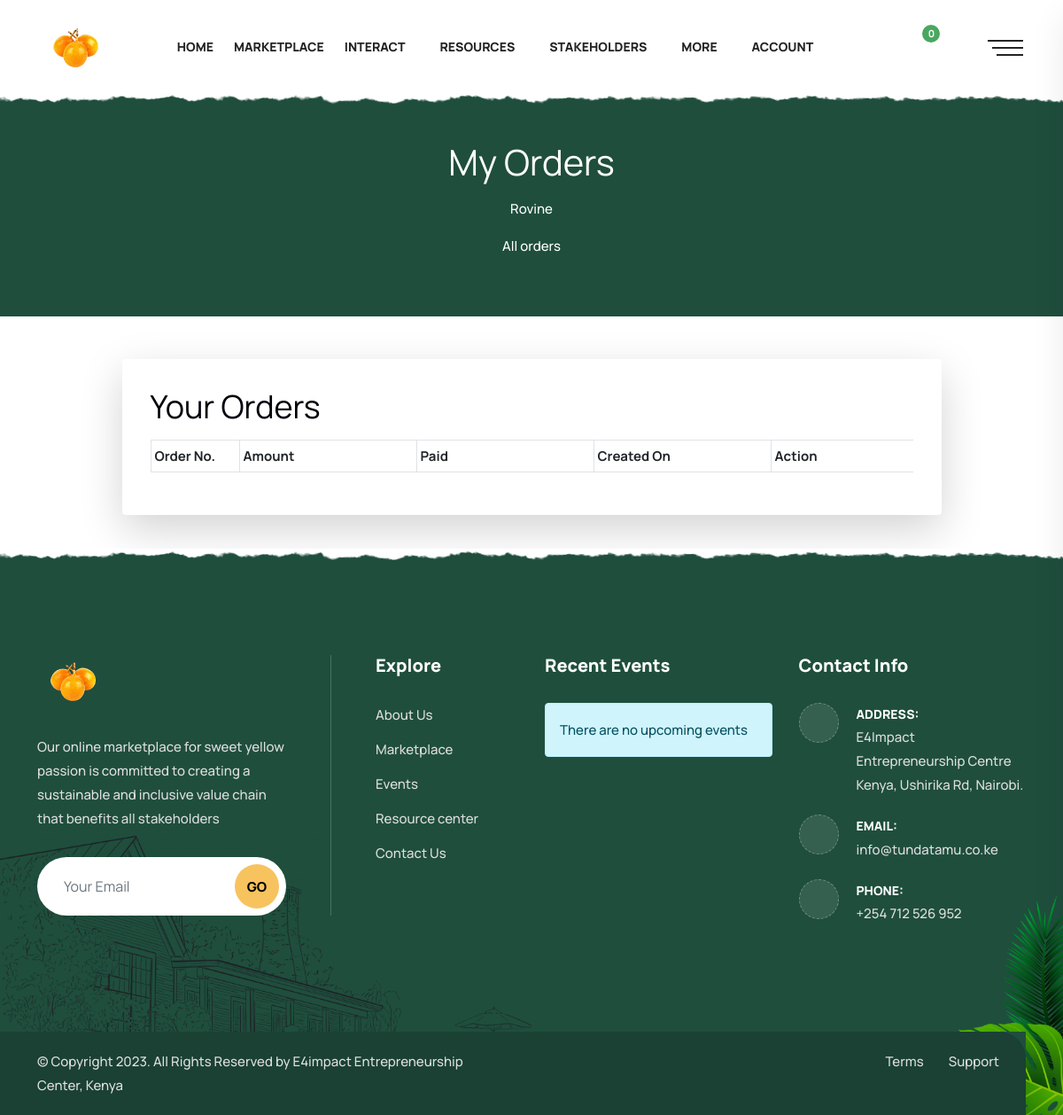
Page /account/profile/orders/ (signed in) on the earlier database version.
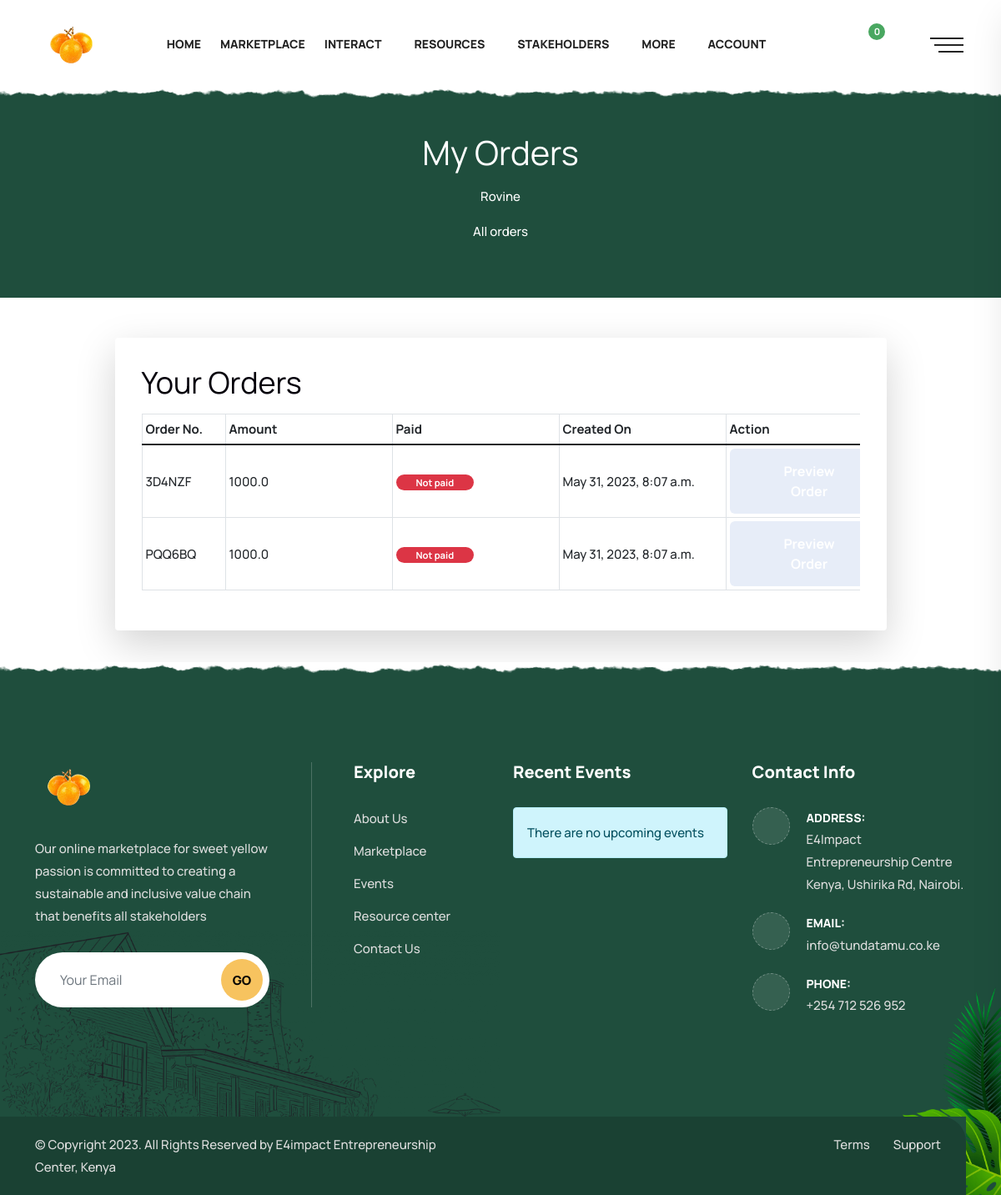
Same page on the later database version.
### shop/models.py (models this page shows, shortened)
class Order(models.Model):
    user = models.ForeignKey(
        User, blank=True, null=True, on_delete=models.SET_NULL)
    uuid = models.CharField(max_length=10, blank=True, null=True)
    paid = models.BooleanField(default=False)
    amount = models.FloatField()
    created_on = models.DateTimeField(auto_created=True, auto_now_add=True)
    updated_on = models.DateTimeField(auto_created=True, auto_now=True)

### mainapp/views.py (the view)
# urls.py: path('account/profile/orders/', account_orders, name="account_orders"),
def account_orders(request):
    context = {
        "orders": Order.objects.filter(user=request.user).order_by('-id')
    }
    return render(request, template_name='agrul/pages/account/orders.html', context=context)

### templates/agrul/pages/account/orders.html (shortened to what this page needs)
{% extends './../../base.html' %}
{% load static %}
{% block content %}
<div class="bg-dark header-container d-flex justify-content-center align-items-center market-banne"
    style="height: 250px;">
    <div class="">
        <h1 class="text-center text-white">My Orders</h1>
        <p class="text-center text-white">
            {{request.user.username}}
        </p>
        <p class="text-center text-white">
            All orders
        </p>
    </div>
</div>
<div class="container py-5">
    <div class="row">
        <div class="col-lg-10 offset-lg-1">
            <div class="card shadow-lg p-3 border-0">
                <div class="card-body">
                    <h2 class="mb-3">Your Orders</h2>
                    <div class="table-responsive">
                        <table class="table align-items-center table-bordered table-sm">
                            <thead>
                                <tr>
                                    <th style="min-width: 100px;">Order No.</th>
                                    <th style="min-width: 200px;">Amount</th>
                                    <th style="min-width: 200px;">Paid</th>
                                    <th style="min-width: 200px;">Created On</th>
                                    <th style="min-width: 200px;">Action</th>
                                </tr>
                            </thead>
                            <tbody>
                                {% for order in orders %}
                                {% url 'make_payment' as payment_url %}
                                <tr class="align-middle">
                                    <td>{{order.uuid}}</td>
                                    <td>{{order.amount}}</td>
                                    <td>
                                        {% if order.paid == True %}
                                        <button class="badge badge-sm badge-success bg-success rounded-pill  px-4">
                                            Paid
                                        </button>
                                        {% else %}
                                        <span class="badge badge-sm badge-danger bg-danger rounded-pill px-4">
                                            Not paid
                                        </span>
                                        {% endif %}
                                    </td>
                                    <td>{{order.created_on}}</td>
                                    <td>
                                        <a href="{% url 'single_order' order.id %}" class="btn btn-primary px-5">
                                        </a>
                                    </td>
                                </tr>
                                {% endfor %}
                            </tbody>
                        </table>
                    </div>
                </div>
            </div>
        </div>
    </div>
</div>
{% endblock %}

### templates/agrul/base.html (shortened to what this page needs)
<!DOCTYPE html>
{% load static %}
<html lang="en">
<head>
    <link href="{% static 'agrul/assets/css/bootstrap.min.css' %}" rel="stylesheet">
    <link href="{% static 'agrul/assets/css/font-awesome.min.css' %}" rel="stylesheet">
    <link href="{% static 'agrul/assets/css/themify-icons.css' %}" rel="stylesheet">
    <link href="{% static 'agrul/assets/css/elegant-icons.css' %}" rel="stylesheet">
    <link href="{% static 'agrul/assets/css/flaticon-set.css' %}" rel="stylesheet">
    <link href="{% static 'agrul/assets/css/magnific-popup.css' %}" rel="stylesheet">
    <link href="{% static 'agrul/assets/css/swiper-bundle.min.css' %}" rel="stylesheet">
    <link href="{% static 'agrul/assets/css/animate.css' %}" rel="stylesheet">
    <link href="{% static 'agrul/assets/css/validnavs.css' %}" rel="stylesheet">
    <link href="{% static 'agrul/assets/css/helper.css' %}" rel="stylesheet">
    <link href="{% static 'agrul/assets/css/shop.css' %}" rel="stylesheet">
    <link href="{% static 'agrul/assets/css/style.css' %}" rel="stylesheet">
    <link href="{% static 'agrul/assets/css/unit-test.css' %}" rel="stylesheet">
    <link rel="stylesheet" href="https://cdnjs.cloudflare.com/ajax/libs/toastr.js/latest/toastr.css" />
</head>
<body>
    {% include './components/navbar.html' %}
    {% block content %}{% endblock %}
    {% include './components/footer.html' %}
    <div class="position-fixed bottom-0 end-0 p-3 errors-container" style="z-index: 100000">
    </div>
</body>
</html>

### templates/agrul/components/navbar.html (shortened to what this page needs)
{% load static %}
{% load customtags %}
<header>
    <nav class="navbar mobile-sidenav inc-shape navbar-common navbar-sticky navbar-default validnavs">
        <div class="container-full d-flex justify-content-between align-items-center">
            <div class="navbar-header">
                <a class="navbar-brand" href="{% url 'home' %}">
                    <img src="{% static 'agrul/assets/img/thumb/logo_giz-removebg-preview.png' %}" class="logo"
                        alt="Logo" style="max-width: 100px;">
                </a>
            </div>
            <div class="collapse navbar-collapse" id="navbar-menu">
                <ul class="nav navbar-nav navbar-right" data-in="fadeInDown" data-out="fadeOutUp">
                    <li><a href="{% url 'home' %}">Home</a></li>
                    <li><a href="{% url 'marketplace' %}">Marketplace</a></li>
                    <li class="dropdown">
                        <a href="javascript:void(0)" class="dropdown-toggle" data-toggle="dropdown">Interact</a>
                    </li>
                    <li class="dropdown">
                        <a href="javascript:void(0)" class="dropdown-toggle" data-toggle="dropdown">Resources</a>
                    </li>
                    <li class="dropdown">
                        <a href="javascript:void(0)" class="dropdown-toggle" data-toggle="dropdown">Stakeholders</a>
                    </li>
                    <li class="dropdown">
                        <a href="javascript:void(0)" class="dropdown-toggle" data-toggle="dropdown">More</a>
                    </li>
                    {% if request.user.is_authenticated %}
                    <li class="dropdown">
                        <a href="javascript:void(0)" class="dropdown-toggle" data-toggle="dropdown">Account</a>
                    </li>
                    {% endif %}
                </ul>
            </div>
            <div class="attr-right">
                <div class="attr-nav">
                    <ul>
                        <li class="dropdown">
                            <a href="#" class="dropdown-toggle" data-toggle="dropdown">
                                <i class="far fa-shopping-cart"></i>
                                <span class="badge" id="navbar-count">0</span>
                            </a>
                        </li>
                        <li class="search"><a href="#"><i class="far fa-search"></i></a></li>
                        <li class="side-menu">
                            <a href="#">
                                <span class="bar-1"></span>
                                <span class="bar-2"></span>
                                <span class="bar-3"></span>
                            </a>
                        </li>
                    </ul>
                </div>
            </div>
        </div>
    </nav>
</header>

### templates/agrul/components/footer.html (shortened to what this page needs)
{% load static %}
{% load customtags %}
<footer class="bg-dark text-light" style="background-image: url(assets/img/shape/brush-down.png);">
    <div class="container">
        <div class="f-items default-padding">
            <div class="row">
                <div class="col-lg-4 col-md-6 item">
                    <div class="footer-item about">
                        <img class="logo" src="{% static 'agrul/assets/img/thumb/logo_giz-removebg-preview.png' %}"
                            alt="Logo">
                        <p>
                            Our online marketplace for sweet yellow passion is committed to creating a sustainable and
                            inclusive value chain that benefits all stakeholders
                        </p>
                        <form action="{% url 'subscribe' %}" method="POST">
                            <input type="email" placeholder="Your Email" class="form-control" name="email">
                            <button type="submit"> Go</button>
                        </form>
                    </div>
                </div>
                <div class="col-lg-2 col-md-6 item">
                    <div class="footer-item link">
                        <h4 class="widget-title">Explore</h4>
                        <ul>
                            <li>
                                <a href="{% url 'aboutus' %}">About Us</a>
                            </li>
                            <li>
                                <a href="{% url 'marketplace' %}">Marketplace</a>
                            </li>
                            <li>
                                <a href="{% url 'events' %}">Events</a>
                            </li>
                            <li>
                                <a href="{% url 'knowledgebase' %}">Resource center</a>
                            </li>
                            <li>
                                <a href="{% url 'contactus' %}">Contact Us</a>
                            </li>
                        </ul>
                    </div>
                </div>
                <div class="col-lg-3 col-md-6 item">
                    <div class="footer-item recent-post">
                        <h4 class="widget-title">Recent Events</h4>
                        <ul>
                            {% events 'new_events' as new_events %}
                            {% for event in new_events|slice:":3" %}
                            <li>
                                <div class="thumb">
                                    <a href="#">
                                        <img src="{{event.image.url}}" alt="{{event.title}}">
                                    </a>
                                </div>
                                <div class="info">
                                    {% with event.date|tokenize_date as event_date_data %}
                                    <div class="meta-title">
                                        <span class="post-date">{{event_date_data.day}} {{event_date_data.month}},
                                            {{event_date_data.year}}</span>
                                    </div>
                                    {% endwith %}
                                    <h5>
                                        <a href="#">{{event.title}}</a>
                                    </h5>
                                </div>
                            </li>
                            {% empty %}
                            <div class="alert alert-info">
                                There are no upcoming events
                            </div>
                            {% endfor %}
                        </ul>
                    </div>
                </div>
                <div class="col-lg-3 col-md-6 item">
                    <div class="footer-item contact">
                        <h4 class="widget-title">Contact Info</h4>
                        <ul>
                            <li>
                                <div class="icon">
                                    <i class="fas fa-home"></i>
                                </div>
                                <div class="content">
                                    <strong>Address:</strong>
                                    E4Impact Entrepreneurship Centre Kenya, Ushirika Rd, Nairobi.
                                </div>
                            </li>
                            <li>
                                <div class="icon">
                                    <i class="fas fa-envelope"></i>
                                </div>
                                <div class="content">
                                    <strong>Email:</strong>
                                    <a href="mailto:info@tundatamu.co.ke">info@tundatamu.co.ke</a>
                                </div>
                            </li>
                            <li>
                                <div class="icon">
                                    <i class="fas fa-phone"></i>
                                </div>
                                <div class="content">
                                    <strong>Phone:</strong>
                                    <a href="tel:+254712526952">+254 712 526 952</a>
                                </div>
                            </li>
                        </ul>
                    </div>
                </div>
            </div>
        </div>
        <div class="footer-bottom">
            <div class="row">
                <div class="col-lg-6">
                    <p>&copy; Copyright 2023. All Rights Reserved by <a href="https://e4iaccelerator.org/" target="_blank">E4impact Entrepreneurship
                            Center, Kenya</a></p>
                </div>
                <div class="col-lg-6 text-end">
                    <ul>
                        <li>
                            <a href="{% url 'tcs' %}">Terms</a>
                        </li>
                        <li>
                            <a href="{% url 'contactus' %}">Support</a>
                        </li>
                    </ul>
                </div>
            </div>
        </div>
    </div>
    <div class="shape-right-bottom">
        <img src="assets/img/shape/10.png" alt="Image Not Found">
    </div>
    <div class="shape-left-bottom">
        <img src="assets/img/shape/11.png" alt="Image Not Found">
    </div>
</footer>

Differences in the rows shown:
added Order: uuid "3D4NZF", amount "1000.0", paid "Not paid", created_on "May 31, 2023, 8:07 a.m."
added Order: uuid "PQQ6BQ", amount "1000.0", paid "Not paid", created_on "May 31, 2023, 8:07 a.m."
